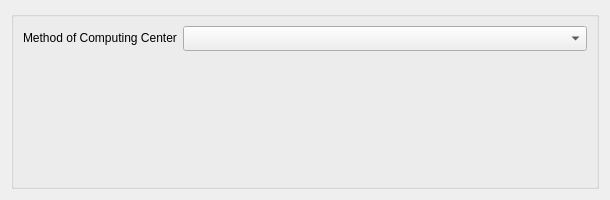
<?xml version="1.0" encoding="UTF-8"?>
<ui version="4.0">
 <class>CalculateMeshCenterDialog</class>
 <widget class="QDialog" name="CalculateMeshCenterDialog">
  <property name="geometry">
   <rect>
    <x>0</x>
    <y>0</y>
    <width>610</width>
    <height>200</height>
   </rect>
  </property>
  <property name="sizePolicy">
   <sizepolicy hsizetype="Fixed" vsizetype="Fixed">
    <horstretch>0</horstretch>
    <verstretch>0</verstretch>
   </sizepolicy>
  </property>
  <property name="minimumSize">
   <size>
    <width>400</width>
    <height>75</height>
   </size>
  </property>
  <property name="windowTitle">
   <string>Dialog</string>
  </property>
  <layout class="QVBoxLayout" name="verticalLayout">
   <item>
    <widget class="QGroupBox" name="groupBox">
     <property name="minimumSize">
      <size>
       <width>300</width>
       <height>35</height>
      </size>
     </property>
     <property name="title">
      <string/>
     </property>
     <layout class="QFormLayout" name="formLayout">
      <item row="0" column="0">
       <widget class="QLabel" name="label">
        <property name="text">
         <string>Method of Computing Center</string>
        </property>
       </widget>
      </item>
      <item row="0" column="1">
       <widget class="QComboBox" name="method_">
        <property name="minimumSize">
         <size>
          <width>50</width>
          <height>25</height>
         </size>
        </property>
       </widget>
      </item>
     </layout>
    </widget>
   </item>
  </layout>
 </widget>
 <resources/>
 <connections/>
</ui>
